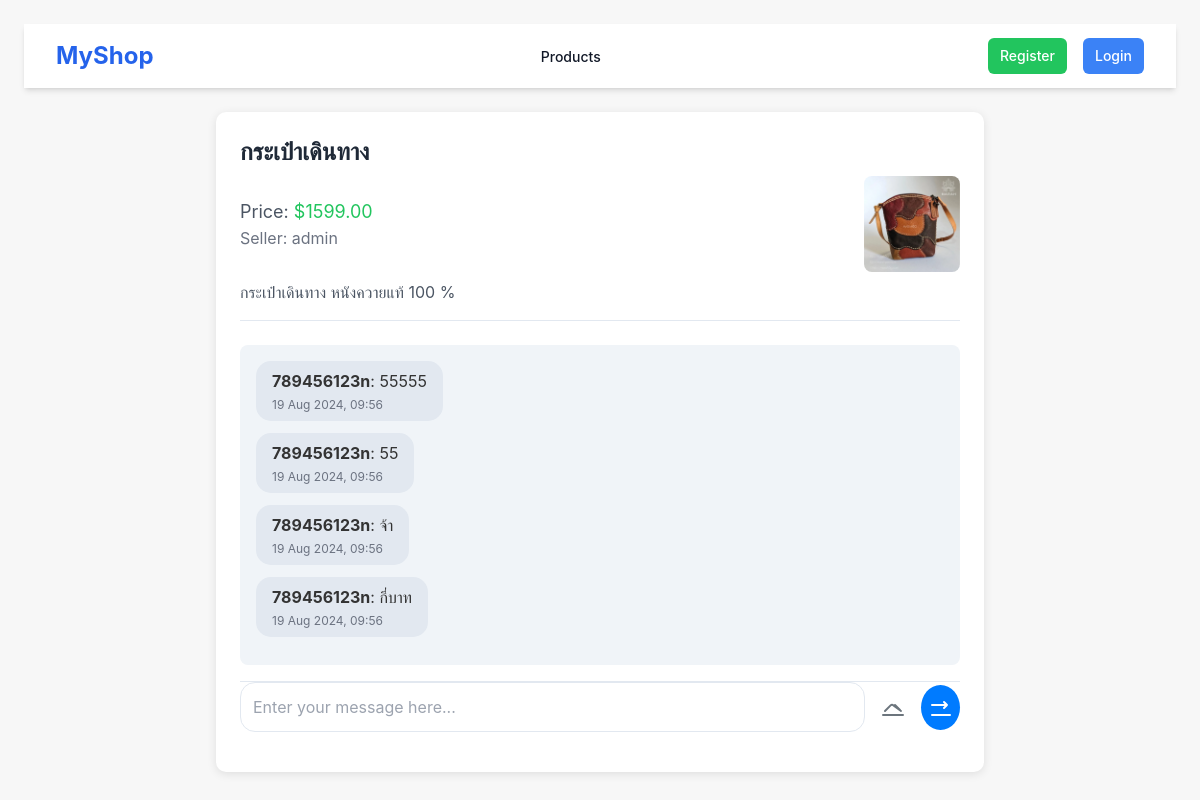
The page /chat/chat-about-between-admin-and-789456123n/admin/1/ on the database its author committed.
### chatapp/models.py (models this page shows, shortened)
class Product(models.Model):
    name = models.CharField(max_length=100)
    description = models.TextField(blank=True)
    price = models.DecimalField(max_digits=10, decimal_places=2)
    image = models.ImageField(upload_to='products/', blank=True, null=True)
    seller = models.ForeignKey(User, on_delete=models.CASCADE, null=True, blank=True)

class Message(models.Model):
    user = models.ForeignKey(User, on_delete=models.CASCADE)
    content = models.TextField(blank=True)  # เปลี่ยนเป็น blank=True เพื่อให้รองรับการส่งข้อความหรือภาพอย่างเดียว
    room = models.ForeignKey(Room, on_delete=models.CASCADE)
    image = models.ImageField(upload_to='chat_images/', null=True, blank=True)  # เพิ่มฟิลด์สำหรับบันทึกภาพ
    created_on = models.DateTimeField(auto_now_add=True)

### chatapp/views.py (the view, shortened to what this page needs)
# urls.py: path('chat/<slug:slug>/<str:username>/<int:product_id>/', views.room, name='room'),
def room(request, slug, username, product_id):
    seller = get_object_or_404(User, username=username)
    product = get_object_or_404(Product, id=product_id)
    customer = request.user
    room = Room.objects.filter(slug=slug, seller=seller, product=product).first()
    messages = room.message_set.order_by('created_on')
    return render(request, "room.html", {
        "room": room,
        "product": product,
        "messages": messages,
    })

### templates/room.html (shortened to what this page needs)
<!DOCTYPE html>
<html lang="en">
<head>
    <script src="https://cdn.tailwindcss.com"></script>
</head>
<body class="p-6">
    {% include 'navbar.html' %}
    <div class="max-w-3xl mx-auto chat-container p-6">
        <div class="mb-6 chat-header pb-4">
            <h2 class="text-2xl font-bold text-gray-800 mb-2">{{ product.name }}</h2>
            <div class="flex items-center justify-between">
                <div>
                    <p class="text-lg text-gray-600">Price: <span class="text-green-500">${{ product.price }}</span></p>
                    <p class="text-gray-500">Seller: {{ product.seller.username }}</p>
                </div>
                {% if product.image %}
                <div class="w-24 h-24">
                    <img src="{{ product.image.url }}" alt="{{ product.name }}" class="w-full h-full object-cover rounded-lg">
                </div>
                {% endif %}
            </div>
            <p class="mt-2 text-gray-600">{{ product.description }}</p>
        </div>
        <div id="chatbox" class="chat-box p-4 rounded-lg h-80 overflow-y-scroll">
            {% if messages %}
                {% for message in messages %}
                <div class="mb-3 {% if message.user == request.user %}text-right{% else %}text-left{% endif %}">
                    <div class="inline-block py-2 px-4 message {% if message.user == request.user %}right{% else %}left{% endif %}">
                        <strong>{{ message.user.username }}</strong>: {{ message.content }}
                        <div class="text-xs mt-1 {% if message.user == request.user %}text-gray-200{% else %}text-gray-500{% endif %}">{{ message.created_on|date:"d M Y, H:i" }}</div>
                    </div>
                </div>
                {% endfor %}
            {% else %}
            <p class="text-center text-gray-600">No messages in this room yet.</p>
            {% endif %}
        </div>
        <div class="form-container mt-4 flex items-center space-x-4">
            <input id="my_input" type="text" class="w-full p-3 input-field focus:outline-none focus:ring-2 focus:ring-blue-500"
                placeholder="Enter your message here..." required>
            <label for="image-upload" class="file-input">
                <svg xmlns="http://www.w3.org/2000/svg" fill="none" viewBox="0 0 24 24" stroke-width="2" stroke="currentColor" class="w-6 h-6">
                    <path stroke-linecap="round" stroke-linejoin="round" d="M4 16l5.586-5.586a2 2 0 012.828 0L20 16m-6-6l5 5M2 20h20" />
                </svg>
            </label>
            <button id="submit_button" type="button" class="send-button focus:outline-none">
                <svg xmlns="http://www.w3.org/2000/svg" fill="none" viewBox="0 0 24 24" stroke-width="2" stroke="currentColor" class="w-6 h-6">
                    <path stroke-linecap="round" stroke-linejoin="round" d="M3 10h15m0 0l-3-3m3 3l-3 3M21 20H3" />
                </svg>
            </button>
        </div>
    </div>
</body>
</html>

### templates/room.html (style rules this page uses)
body { background-color: #f7f7f7; font-family: 'Inter', sans-serif; }
.chat-container { background-color: #ffffff; border-radius: 10px; box-shadow: 0 2px 10px rgba(0, 0, 0, 0.1); }
.chat-header { border-bottom: 1px solid #e2e8f0; }
.chat-box { background-color: #f0f4f8; }
.message { border-radius: 15px; }
.message.left { background-color: #e2e8f0; color: #333; }
.form-container { border-top: 1px solid #e2e8f0; }
.input-field { border-radius: 15px; border: 1px solid #e2e8f0; padding-left: 15px; }
.send-button { background-color: #007bff; color: #fff; border-radius: 50%; width: 45px; height: 45px; display: flex; align-items: center; justify-content: center; }
.file-input { cursor: pointer; }
.file-input svg { color: #6c757d; }

### rows shown on the page
Product: name "กระเป๋าเดินทาง", price "1599.00", seller.username "admin", image (picture), description "กระเป๋าเดินทาง หนังควายแท้ 100 %"
Message: user.username "789456123n", content "55555", created_on "19 Aug 2024, 09:56"
Message: user.username "789456123n", content "55", created_on "19 Aug 2024, 09:56"
Message: user.username "789456123n", content "จ้า", created_on "19 Aug 2024, 09:56"
Message: user.username "789456123n", content "กี่บาท", created_on "19 Aug 2024, 09:56"
